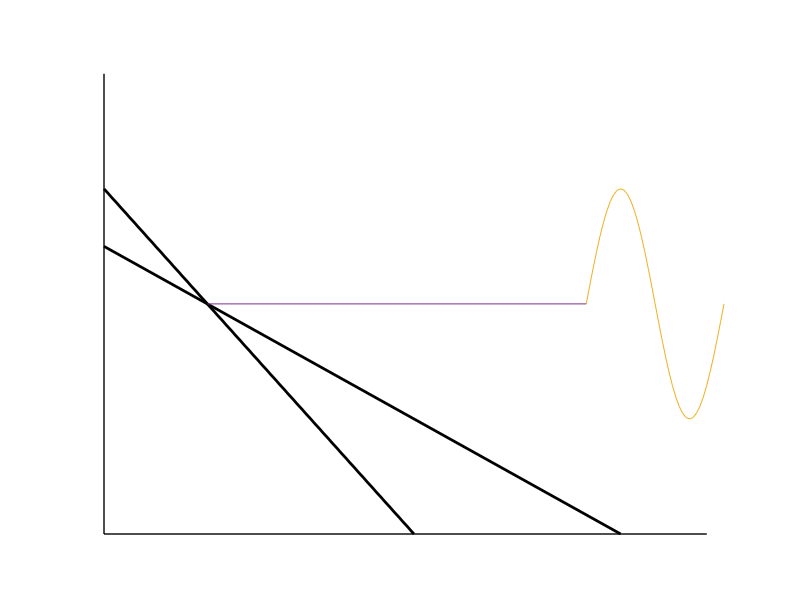
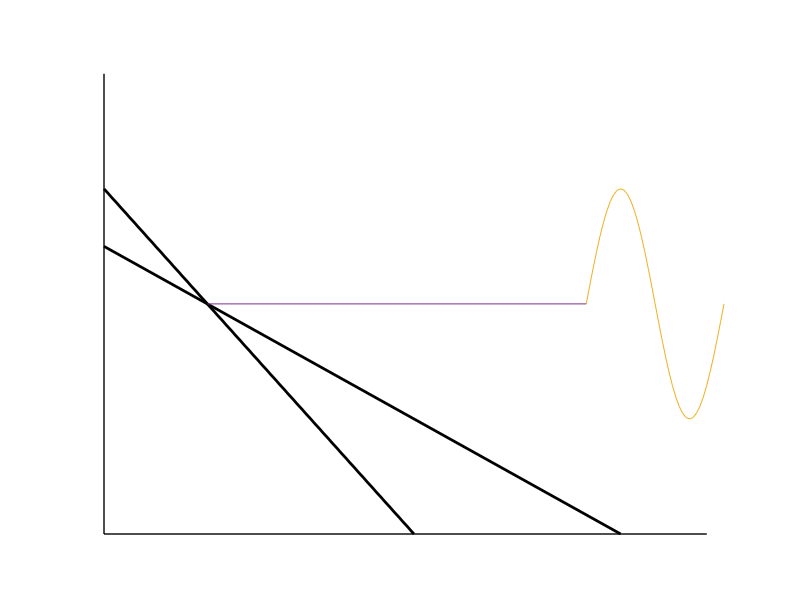

MATLAB code for these plots, in order:
#

clf
hold on

%DC loadline
plot([0,15],[0.01,0],"linewidth",2,"color","black")
%AC loadline
plot([0,9],[0.012,0],"linewidth",2,"color","black")

x=14:0.1:18;
plot(x,0.008-0.004.*sin(x.*pi./2))
plot([3,14],[0.008,0.008])

%axis
plot([0,0],[0,0.016],"linewidth",1,"color","black")
plot([0,17.5],[0,0],"linewidth",1,"color","black")

grid off
axis ([0 18 0 0.017])
axis off

print -demf  loadlineACandDCquestionC.emf
print -deps loadlineACandDCquestionC.eps
